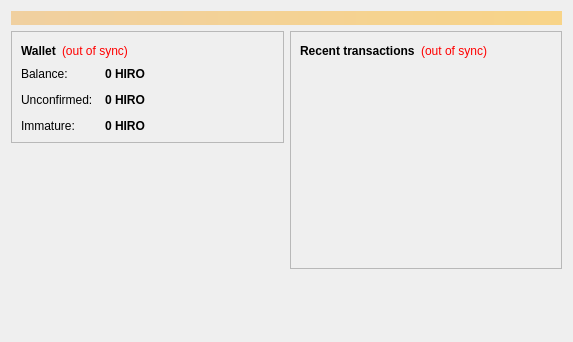
<?xml version="1.0" encoding="UTF-8"?>
<ui version="4.0">
 <class>OverviewPage</class>
 <widget class="QWidget" name="OverviewPage">
  <property name="geometry">
   <rect>
    <x>0</x>
    <y>0</y>
    <width>573</width>
    <height>342</height>
   </rect>
  </property>
  <property name="windowTitle">
   <string>Form</string>
  </property>
  <layout class="QVBoxLayout" name="topLayout">
   <item>
    <widget class="QLabel" name="labelAlerts">
     <property name="visible">
      <bool>false</bool>
     </property>
     <property name="styleSheet">
      <string notr="true">background-color: qlineargradient(x1: 0, y1: 0, x2: 1, y2: 0, stop:0 #F0D0A0, stop:1 #F8D488); color:#000000;</string>
     </property>
     <property name="wordWrap">
      <bool>true</bool>
     </property>
     <property name="margin">
      <number>3</number>
     </property>
    </widget>
   </item>
   <item>
    <layout class="QHBoxLayout" name="horizontalLayout" stretch="1,1">
     <item>
      <layout class="QVBoxLayout" name="verticalLayout_2">
       <item>
        <widget class="QFrame" name="frame">
         <property name="frameShape">
          <enum>QFrame::StyledPanel</enum>
         </property>
         <property name="frameShadow">
          <enum>QFrame::Raised</enum>
         </property>
         <layout class="QVBoxLayout" name="verticalLayout_4">
          <item>
           <layout class="QHBoxLayout" name="horizontalLayout_4">
            <item>
             <widget class="QLabel" name="label_5">
              <property name="font">
               <font>
                <weight>75</weight>
                <bold>true</bold>
               </font>
              </property>
              <property name="text">
               <string>Wallet</string>
              </property>
             </widget>
            </item>
            <item>
             <widget class="QLabel" name="labelWalletStatus">
              <property name="toolTip">
               <string>The displayed information may be out of date. Your wallet automatically synchronizes with the GoogolplexCoin network after a connection is established, but this process has not completed yet.</string>
              </property>
              <property name="styleSheet">
               <string notr="true">QLabel { color: red; }</string>
              </property>
              <property name="text">
               <string notr="true">(out of sync)</string>
              </property>
              <property name="alignment">
               <set>Qt::AlignLeading|Qt::AlignLeft|Qt::AlignVCenter</set>
              </property>
             </widget>
            </item>
            <item>
             <spacer name="horizontalSpacer_2">
              <property name="orientation">
               <enum>Qt::Horizontal</enum>
              </property>
              <property name="sizeHint" stdset="0">
               <size>
                <width>40</width>
                <height>20</height>
               </size>
              </property>
             </spacer>
            </item>
           </layout>
          </item>
          <item>
           <layout class="QFormLayout" name="formLayout_2">
            <property name="fieldGrowthPolicy">
             <enum>QFormLayout::AllNonFixedFieldsGrow</enum>
            </property>
            <property name="horizontalSpacing">
             <number>12</number>
            </property>
            <property name="verticalSpacing">
             <number>12</number>
            </property>
            <item row="0" column="0">
             <widget class="QLabel" name="label">
              <property name="text">
               <string>Balance:</string>
              </property>
             </widget>
            </item>
            <item row="0" column="1">
             <widget class="QLabel" name="labelBalance">
              <property name="font">
               <font>
                <weight>75</weight>
                <bold>true</bold>
               </font>
              </property>
              <property name="cursor">
               <cursorShape>IBeamCursor</cursorShape>
              </property>
              <property name="toolTip">
               <string>Your current balance</string>
              </property>
              <property name="text">
               <string notr="true">0 HIRO</string>
              </property>
              <property name="textInteractionFlags">
               <set>Qt::LinksAccessibleByMouse|Qt::TextSelectableByKeyboard|Qt::TextSelectableByMouse</set>
              </property>
             </widget>
            </item>
            <item row="1" column="0">
             <widget class="QLabel" name="label_3">
              <property name="text">
               <string>Unconfirmed:</string>
              </property>
             </widget>
            </item>
            <item row="1" column="1">
             <widget class="QLabel" name="labelUnconfirmed">
              <property name="font">
               <font>
                <weight>75</weight>
                <bold>true</bold>
               </font>
              </property>
              <property name="cursor">
               <cursorShape>IBeamCursor</cursorShape>
              </property>
              <property name="toolTip">
               <string>Total of transactions that have yet to be confirmed, and do not yet count toward the current balance</string>
              </property>
              <property name="text">
               <string notr="true">0 HIRO</string>
              </property>
              <property name="textInteractionFlags">
               <set>Qt::LinksAccessibleByMouse|Qt::TextSelectableByKeyboard|Qt::TextSelectableByMouse</set>
              </property>
             </widget>
            </item>
            <item row="2" column="0">
             <widget class="QLabel" name="labelImmatureText">
              <property name="text">
               <string>Immature:</string>
              </property>
             </widget>
            </item>
            <item row="2" column="1">
             <widget class="QLabel" name="labelImmature">
              <property name="font">
               <font>
                <weight>75</weight>
                <bold>true</bold>
               </font>
              </property>
              <property name="toolTip">
               <string>Mined balance that has not yet matured</string>
              </property>
              <property name="text">
               <string notr="true">0 HIRO</string>
              </property>
              <property name="textInteractionFlags">
               <set>Qt::LinksAccessibleByMouse|Qt::TextSelectableByKeyboard|Qt::TextSelectableByMouse</set>
              </property>
             </widget>
            </item>
           </layout>
          </item>
         </layout>
        </widget>
       </item>
       <item>
        <spacer name="verticalSpacer">
         <property name="orientation">
          <enum>Qt::Vertical</enum>
         </property>
         <property name="sizeHint" stdset="0">
          <size>
           <width>20</width>
           <height>40</height>
          </size>
         </property>
        </spacer>
       </item>
      </layout>
     </item>
     <item>
      <layout class="QVBoxLayout" name="verticalLayout_3">
       <item>
        <widget class="QFrame" name="frame_2">
         <property name="frameShape">
          <enum>QFrame::StyledPanel</enum>
         </property>
         <property name="frameShadow">
          <enum>QFrame::Raised</enum>
         </property>
         <layout class="QVBoxLayout" name="verticalLayout">
          <item>
           <layout class="QHBoxLayout" name="horizontalLayout_2">
            <item>
             <widget class="QLabel" name="label_4">
              <property name="text">
               <string>&lt;b&gt;Recent transactions&lt;/b&gt;</string>
              </property>
             </widget>
            </item>
            <item>
             <widget class="QLabel" name="labelTransactionsStatus">
              <property name="toolTip">
               <string>The displayed information may be out of date. Your wallet automatically synchronizes with the GoogolplexCoin network after a connection is established, but this process has not completed yet.</string>
              </property>
              <property name="styleSheet">
               <string notr="true">QLabel { color: red; }</string>
              </property>
              <property name="text">
               <string notr="true">(out of sync)</string>
              </property>
              <property name="alignment">
               <set>Qt::AlignRight|Qt::AlignTrailing|Qt::AlignVCenter</set>
              </property>
             </widget>
            </item>
            <item>
             <spacer name="horizontalSpacer">
              <property name="orientation">
               <enum>Qt::Horizontal</enum>
              </property>
              <property name="sizeHint" stdset="0">
               <size>
                <width>40</width>
                <height>20</height>
               </size>
              </property>
             </spacer>
            </item>
           </layout>
          </item>
          <item>
           <widget class="QListView" name="listTransactions">
            <property name="styleSheet">
             <string notr="true">QListView { background: transparent; }</string>
            </property>
            <property name="frameShape">
             <enum>QFrame::NoFrame</enum>
            </property>
            <property name="verticalScrollBarPolicy">
             <enum>Qt::ScrollBarAlwaysOff</enum>
            </property>
            <property name="horizontalScrollBarPolicy">
             <enum>Qt::ScrollBarAlwaysOff</enum>
            </property>
            <property name="selectionMode">
             <enum>QAbstractItemView::NoSelection</enum>
            </property>
           </widget>
          </item>
         </layout>
        </widget>
       </item>
       <item>
        <spacer name="verticalSpacer_2">
         <property name="orientation">
          <enum>Qt::Vertical</enum>
         </property>
         <property name="sizeHint" stdset="0">
          <size>
           <width>20</width>
           <height>40</height>
          </size>
         </property>
        </spacer>
       </item>
      </layout>
     </item>
    </layout>
   </item>
  </layout>
 </widget>
 <resources/>
 <connections/>
</ui>
